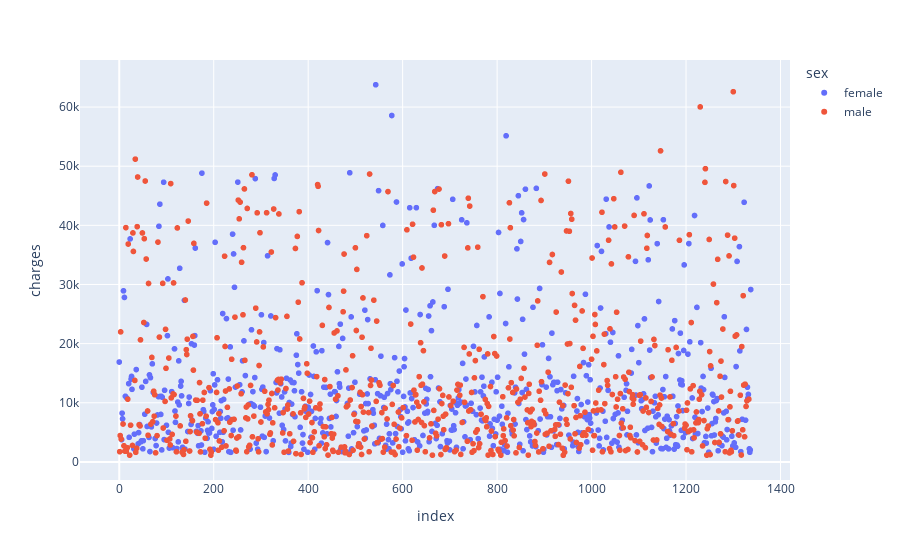

The cell this chart's notebook holds for it:
### Code cell
#2. Sex and charges

px.scatter(data_frame= df, y= 'charges', color= 'sex')

### Figure 1 — Plotly figure (JSON) as saved in the notebook; plotly's stock layout.template omitted (floating-point values rounded to 4 significant figures; data arrays with more than 128 entries replaced by an {"elided": "..."} marker saying what was removed)
{"data": [{"hovertemplate": "sex=female<br>index=%{x}<br>charges=%{y}<extra></extra>", "legendgroup": "female", "marker": {"color": "#636efa", "symbol": "circle"}, "mode": "markers", "name": "female", "showlegend": true, "type": "scattergl", "x": {"elided": "662 int values"}, "xaxis": "x", "y": {"elided": "662 float values"}, "yaxis": "y"}, {"hovertemplate": "sex=male<br>index=%{x}<br>charges=%{y}<extra></extra>", "legendgroup": "male", "marker": {"color": "#EF553B", "symbol": "circle"}, "mode": "markers", "name": "male", "showlegend": true, "type": "scattergl", "x": {"elided": "676 int values"}, "xaxis": "x", "y": {"elided": "676 float values"}, "yaxis": "y"}], "layout": {"legend": {"title": {"text": "sex"}, "tracegroupgap": 0}, "margin": {"t": 60}, "xaxis": {"anchor": "y", "domain": [0, 1], "title": {"text": "index"}}, "yaxis": {"anchor": "x", "domain": [0, 1], "title": {"text": "charges"}}}}
